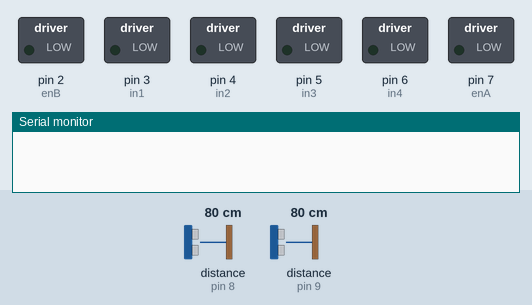
Simulated run of this sketch. Board: Arduino Uno, built with avr-gcc and run on an emulated ATmega328P. Parts: switched loads named in the sketch (green lamp = pin HIGH), the last lines printed to the serial monitor. The inputs (shaded band) are chosen by the test bench; at power-on: distance to the obstacle (sensors on pin 8, pin 9) 80 cm. The echo pulse lasts 58.3 µs per cm.

Above: at 0.1 s.
At 4.2 s:
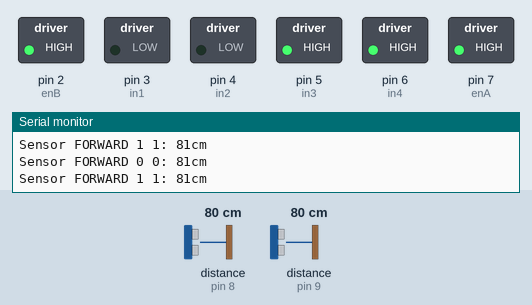
4.3 s: distance to the obstacle (sensor on pin 8) set to 2 cm
At 4.43 s:
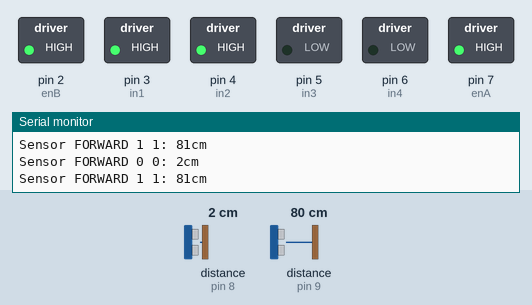
5.9 s: distance to the obstacle (sensor on pin 8) set to 35 cm
Timing chart, 0 to 8.9 s (numbered marks = the images above; inputs shaded):
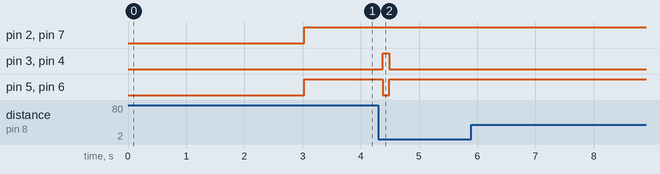

The sketch:

TANK_PROTO2_3Sensor_2Front_1Back-Arpan.ino
```cpp
///////////////////////   OBSTACLE AVOIDING CAR. WITH 3 SENSORS; 2 front and 1 back:    //////////////////////////
//////////////////////////   nr.1 left_front, nr.2 right_front, nr.3 back_middle.    ////////////////////////////

#include <NewPing.h>
#include <String.h>

int SpeedLow = 130;
int SpeedMed = 200;
int SpeedHigh = 250;
int drive_velocity_1 = 120;
int drive_velocity_2 = 104;
// defines variables
    long duration;
    int distance;

#define enA 7
#define in1 3
#define in2 4
#define enB 2
#define in3 5
#define in4 6

NewPing sensors[3] = {           // Array of sensors of 3 sensors.   // SENSOR  - (TRIG,ECHO, MAX allowed distance[cm])
  NewPing (10,8, 200),       // SENSOR 1  - LEFT FRONT.
  NewPing (11,9, 200),       // SENSOR 2  - RIGHT FRONT.
  NewPing (12,13, 200)       // SENSOR 3  - BACK MIDDLE
};

int threshold_min = 18;  // 18 | [cm] threshold distance to stop motors for sensor 3 which look ahead.
int threshold_max = 40;  // 40 | [cm] threshold distance to stop motors for sensor 3 which look ahead.
int threshold_30 = 40;   // [cm] threshold distance to stop motors for sensor 2 which looks with 30 deg. angle.
int threshold_90 = 36;   // [cm] threshold distance to stop motors for sensor 1 which looks with 90 deg. angle.

int threshold_LF = 36;   // 36 | [cm] LEFT, front threshold distance to stop motors for sensor 1 which looks with  for LEFT angle.
int threshold_RF = 36;   // 36 | [cm] RIGHT,front threshold distance to stop motors for sensor 2 which looks with for RIGHT angle.

void FRONT(); void BACK(); void RIGHT_F(); void LEFT_F(); void RIGHT_B(); void LEFT_B(); void STOP();

void setup() {
  Serial.begin(9600);  //Set the baud rate to your Bluetooth module.

  pinMode(enA, OUTPUT);   // RIGHT MOTOR - SPEED
  pinMode(enB, OUTPUT);   // LEFT MOTOR  - SPEED

  pinMode(in1, OUTPUT);   // RIGHT MOTOR - REVERSE RS
  pinMode(in2, OUTPUT);   // LEFT MOTOR  - REVERSE LS

  pinMode(in3, OUTPUT);   // RIGHT MOTOR - FORWARD RS
  pinMode(in4, OUTPUT);   // LEFT MOTOR  - FORWARD LS

  delay(3000);          //deley 3 sek.

}

void loop() {


 ///// SENSOR NO.1 - 90 degree LEFT.      Sensor look for obstacle 90 deg. on left side | TURN LEFT
  if (sensors[0].ping_cm() < threshold_90 && sensors[0].ping_cm()> 0){
      digitalWrite(enA, drive_velocity_1 +30);
      digitalWrite(enB, drive_velocity_2 +30);
      LEFT_F();
      MeshSonar(0,"Sensor LEFT 90: ");
    }

   else  { // SENSOR NO.5   | TURN RIGHT 90 degree
        if (sensors[1].ping_cm() < threshold_90 && sensors[1].ping_cm() > 0){ //  90 degree RIGHT. Sensor look for obstacle 90 deg. on right side.
            digitalWrite(enA, drive_velocity_2 +30);                //digitalWrite(enA, drive_velocity_1 +30);
            digitalWrite(enB, drive_velocity_1 +30);                //digitalWrite(enB, drive_velocity_2 +30);
            RIGHT_F();
            MeshSonar(1,"Sensor RIGHT 90: ");
        }

        else { // SENSOR NO.2 | TURN LEFT 30 degree
            if(sensors[0].ping_cm() <= threshold_30 && sensors[0].ping_cm()> 0){ // 30   degree left. Sensor look for obstacle 30 deg. on left side
              digitalWrite(enA, drive_velocity_1);
              digitalWrite(enB, drive_velocity_2);
              LEFT_F();
              MeshSonar(0,"Sensor LEFT 30: ");
            }

             else{ // SENSOR NO.4 | TURN RIGHT 30 degree
                  if(sensors[1].ping_cm() <= threshold_30 && sensors[1].ping_cm()> 0){ //   30   degree left. Sensor look for obstacle 30 deg. on left side
                    digitalWrite(enA, drive_velocity_1);
                    digitalWrite(enB, drive_velocity_2);
                    RIGHT_F();
                    MeshSonar(1,"Sensor RIGHT 30: ");
                    }
                  else {
                       ///////////////////
                       // SENSOR NO.1 & NO.2
                       // DRIVES FORWARD
                        if (sensors[0].ping_cm() > threshold_max){

                          digitalWrite(enA, drive_velocity_1);
                          digitalWrite(enB, drive_velocity_1);        // with 2 two forward sensor (LEFT & RIGHT): digitalWrite(enB, drive_velocity_2);
                          FRONT();
                          MeshSonar(0,"Sensor FORWARD 0 0: ");

                        }
                        if (sensors[1].ping_cm() > threshold_max){

                          digitalWrite(enA, drive_velocity_1);
                          digitalWrite(enB, drive_velocity_1);        // with 2 two forward sensor (LEFT & RIGHT): digitalWrite(enB, drive_velocity_2);
                          FRONT();
                          MeshSonar(1,"Sensor FORWARD 1 1: ");

                        }


                        //////// CAR STOPES ///////////////
                        if (sensors[0].ping_cm() > threshold_min && sensors[0].ping_cm() < threshold_max ){
                          digitalWrite(enA, 0);
                          digitalWrite(enB, 0);
                          STOP();
                          MeshSonar(1,"Sensor STOP 0 0: ");
                        }
                        if (sensors[1].ping_cm() > threshold_min && sensors[1].ping_cm() < threshold_max ){
                          digitalWrite(enA, 0);
                          digitalWrite(enB, 0);
                          STOP();
                          MeshSonar(1,"Sensor STOP 1 1: ");
                        }

                         ////////////// CAR REVERES BACK //////////////
                         if (sensors[0].ping_cm() <= threshold_min && sensors[0].ping_cm() > 0){
                           digitalWrite(enA, drive_velocity_1);
                           digitalWrite(enB, drive_velocity_1);
                           BACK();
                           MeshSonar(1,"Sensor BACK 0 0: ");
                         }
                         if (sensors[0].ping_cm() <= threshold_min && sensors[0].ping_cm() > 0){
                           digitalWrite(enA, drive_velocity_1);
                           digitalWrite(enB, drive_velocity_1);
                           BACK();
                           MeshSonar(1,"Sensor FORWARD 1 11: ");
                         }
                  }
            }
        }
    }
}

void MeshSonar(int i,char* a){
   delay(50);
   unsigned int distance = sensors[i].ping_cm();
   Serial.print(a);
   Serial.print(distance);
   Serial.println("cm");
}


void FRONT() {
  //digitalWrite(enA, drive_velocity_1);
  //digitalWrite(enB, drive_velocity_2);
  digitalWrite(in1,LOW);    // REVERSE - RIGHT
  digitalWrite(in2,LOW);    // REVERSE LEFT
  digitalWrite(in3,HIGH);   // FORWARD RIGHT
  digitalWrite(in4,HIGH);   // FORWARD LEFT
}
void BACK(){
  //digitalWrite(enA, drive_velocity_2);
  //digitalWrite(enB, drive_velocity_1);
  digitalWrite(in1,HIGH);    // REVERSE - RIGHT
  digitalWrite(in2,HIGH);    // REVERSE LEFT
  digitalWrite(in3,LOW);     // FORWARD RIGHT
  digitalWrite(in4,LOW);     // FORWARD LEFT
}

void RIGHT_F(){
  //digitalWrite(enA, drive_velocity_1);
  //digitalWrite(enB, drive_velocity_2);
  digitalWrite(in1,LOW);    // REVERSE - RIGHT
  digitalWrite(in2,LOW);    // REVERSE LEFT
  digitalWrite(in3,HIGH);   // FORWARD RIGHT
  digitalWrite(in4,LOW);    // FORWARD LEFT
 }
 void LEFT_F() {
  //digitalWrite(enA, drive_velocity_1);
  //digitalWrite(enB, drive_velocity_2);
  digitalWrite(in1,LOW);    // REVERSE - RIGHT
  digitalWrite(in2,LOW);    // REVERSE LEFT
  digitalWrite(in3,HIGH);    // FORWARD RIGHT
  digitalWrite(in4,HIGH);   // FORWARD LEFT
 }
 void RIGHT_B(){
  //digitalWrite(enA, drive_velocity_2);
  //digitalWrite(enB, drive_velocity_1);
  digitalWrite(in1,HIGH);   // REVERSE - RIGHT
  digitalWrite(in2,LOW);    // REVERSE LEFT
  digitalWrite(in3,LOW);    // FORWARD RIGHT
  digitalWrite(in4,LOW);    // FORWARD LEFT
 }
 void LEFT_B() {
  //digitalWrite(enA, drive_velocity_2);
  //digitalWrite(enB, drive_velocity_1);
  digitalWrite(in1,LOW);    // REVERSE - RIGHT
  digitalWrite(in2,HIGH);    // REVERSE LEFT
  digitalWrite(in3,LOW);    // FORWARD RIGHT
  digitalWrite(in4,LOW);   // FORWARD LEFT
 }
 void STOP(){
  //digitalWrite(enA, 0);
  //digitalWrite(enB, 0);
  digitalWrite(in1,LOW);     //STOP
  digitalWrite(in2,LOW);     //STOP
  digitalWrite(in3,LOW);     //STOP
  digitalWrite(in4,LOW);     //STOP
 }
```

Measured:
- after the input at 4.3 s, pin 3 (in1), pin 4 (in2): LOW → HIGH after 0.08 s, → LOW 0.11 s later; pin 5 (in3), pin 6 (in4): HIGH → LOW after 0.08 s, → HIGH 0.11 s later
